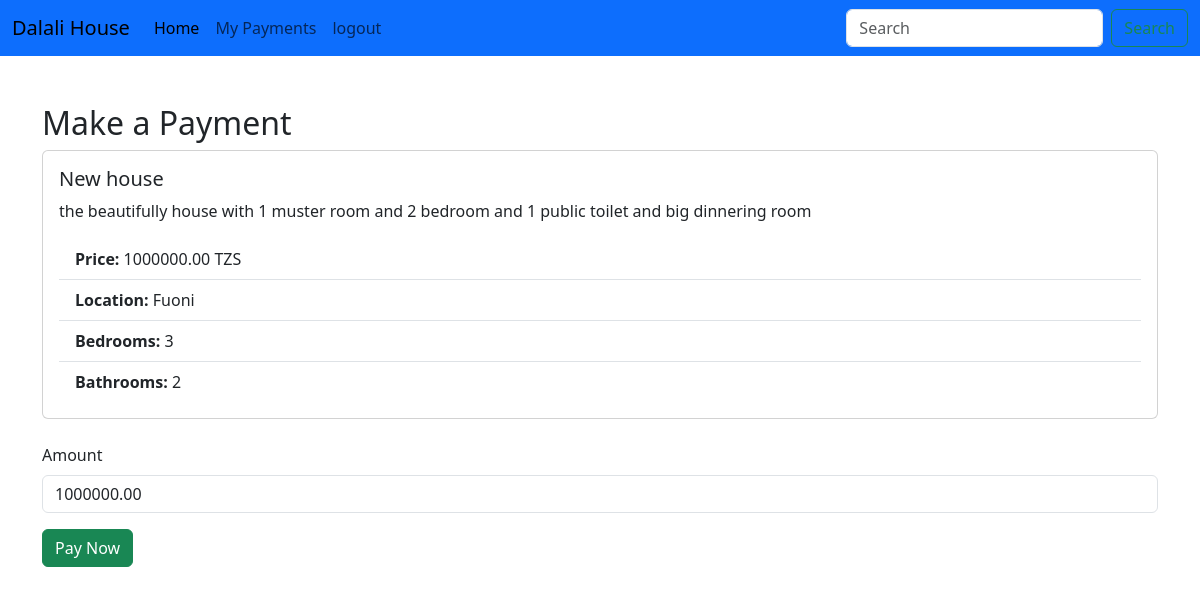
The page /payment/3 (signed in) on the database its author committed.
### Dalalisell/models.py (models this page shows, shortened)
class Property(models.Model):
    CHOICE_STATUS= [
        ('Pending', 'Pending'),
        ('Approved', 'Approved'),
        ('Sold', 'Sold'),
    ]
    title =models.CharField(max_length=50)
    seller = models.ForeignKey(CustomUser, on_delete=models.CASCADE)
    price = models.DecimalField(decimal_places=2, max_digits=10, default=0)
    room = models.IntegerField()
    bathroom =models.IntegerField()
    location =models.CharField(max_length=50)
    image1= models.ImageField(upload_to='upload/property')
    image2= models.ImageField(upload_to='upload/property')
    image3= models.ImageField(upload_to='upload/property')
    image4= models.ImageField(upload_to='upload/property')
    description =models.CharField(max_length=250)
    status =models.CharField(choices=CHOICE_STATUS, max_length=12, default='Pending')
    date = models.DateTimeField(default=datetime.datetime.today)

### Dalalisell/views.py (the view, shortened to what this page needs)
# urls.py: path('payment/<int:pk>', views.PaymentView.as_view(), name='payment'),
class PaymentView(LoginRequiredMixin,View):
    def get(self, request, pk=None, **kwargs):
        if pk is None:
            pk = kwargs.get('pk')
        property = Property.objects.get(id=pk)
        return render(request, "payment.html", {'property': property})

### Dalalisell/templates/payment.html (shortened to what this page needs)
{% extends "base.html"%} {% block content%} {%include "navbar.html"%}
<div class="container mt-5">
  <h2>Make a Payment</h2>
  <div class="card">
    <div class="card-body">
      <h5 class="card-title">{{ property.title }}</h5>
      <p class="card-text">{{ property.description }}</p>
      <ul class="list-group list-group-flush">
        <li class="list-group-item">
          <strong>Price:</strong> {{ property.price }} TZS
        </li>
        <li class="list-group-item">
          <strong>Location:</strong> {{ property.location }}
        </li>
        <li class="list-group-item">
          <strong>Bedrooms:</strong> {{ property.room }}
        </li>
        <li class="list-group-item">
          <strong>Bathrooms:</strong> {{ property.bathroom }}
        </li>
      </ul>
    </div>
  </div>
  <form method="post" class="mt-4">
    <div class="mb-3">
      <label for="amount" class="form-label">Amount</label>
      <input
        type="number"
        class="form-control"
        id="amount"
        name="amount"
        value="{{ property.price }}"
        required
      />
    </div>
    <button type="submit" class="btn btn-success">Pay Now</button>
  </form>
</div>
{%endblock%}

### rows shown on the page
Property: title "New house", description "the beautifully house with 1 muster room and 2 bedroom and 1 public toilet and big dinnering room", price "1000000.00", location "Fuoni", room "3", bathroom "2", amount "1000000.00"
